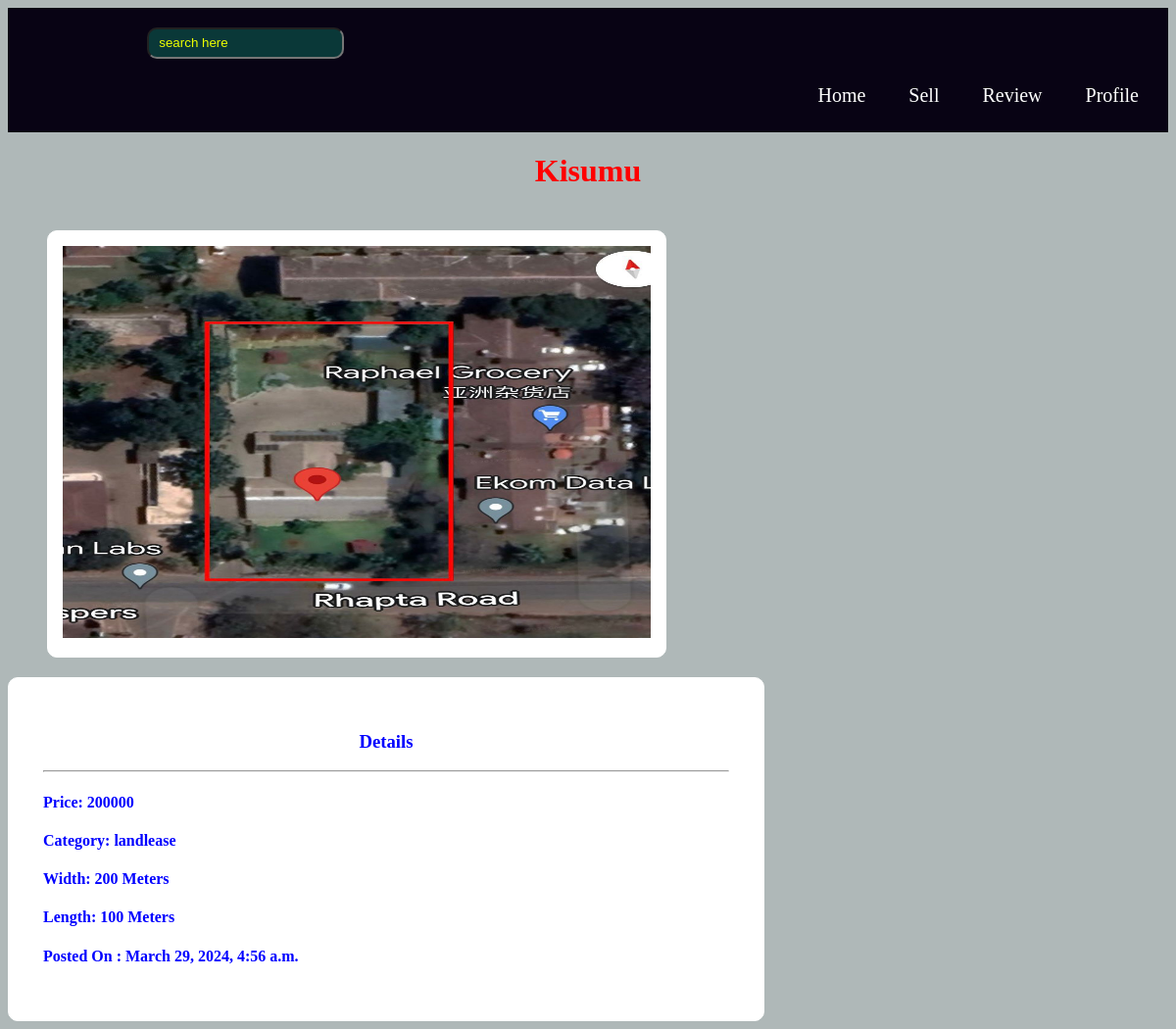
Page /land/1 on the committed database.
### HouseOlx/models.py (models this page shows)
class Land(models.Model):
	la_category = models.CharField(max_length=40, choices=[('landlease', 'rent-land'), ('landsell', 'sell-land')])
	la_Location = models.TextField()
	la_Price = models.IntegerField()
	land_image = models.ImageField(upload_to='properties/land')
	advertising_date = models.DateTimeField(auto_now_add=True)
	la_width = models.IntegerField()
	la_height = models.IntegerField()
	agent_id = models.ForeignKey(Agent, on_delete=models.CASCADE, null= True)
	Land_id = models.AutoField(primary_key=True)

### HouseOlx/views.py (the view)
# urls.py: path('land/<int:id>', openPropertyLand, name="openLand"),
def openPropertyLand(request, id):
    singleProperty = Land.objects.get(Land_id=str(id))
    landProperty = {"singleProperty": singleProperty}
    return render(request, 'HouseAdvertising/singlePropertyLand.html', context=landProperty)

### templates/HouseAdvertising/singlePropertyLand.html
{%extends 'HouseAdvertising/main.html'%}
{%block content%}
<div class= "full_property">
    <h1> {{singleProperty.la_Location}}  </h1>
    <div class = "items">
    <img src = {{singleProperty.land_image.url}} width = 600px height= 400px/>
    </div>
    <div class = "item">
        <h3> Details </h3> <hr/>
        <h4> Price: {{singleProperty.la_Price}} </h4>
        <h4> Category: {{singleProperty.la_category}} </h4>
        <h4> Width: {{singleProperty.la_width}} Meters</h4>
        <h4> Length: {{singleProperty.la_height}} Meters</h4>
        <h4> Posted On : {{singleProperty.advertising_date}} </h4>
    </div>
{%endblock%}

### templates/HouseAdvertising/main.html (style rules this page uses)
body { background-color: rgb(175, 184, 184); }
.items { display: inline-block; margin: 20px 40px 20px 40px; border:1px solid white; padding:15px; background-color:white; border-radius: 10px; text-align:center; }
.full_property { color:blue; }
.full_property h1 { color:red; text-transform: underline; text-align:center; }
.full_property h3 { text-align:center; }
.item { display: inline-block; border:1px solid white; padding:35px; background-color:white; border-radius: 10px; width:700px; }

### rows in the picture
Land: la_Location "Kisumu", land_image (picture), la_Price "200000", la_category "landlease", la_width "200", la_height "100", advertising_date "March 29, 2024, 4:56 a.m."
